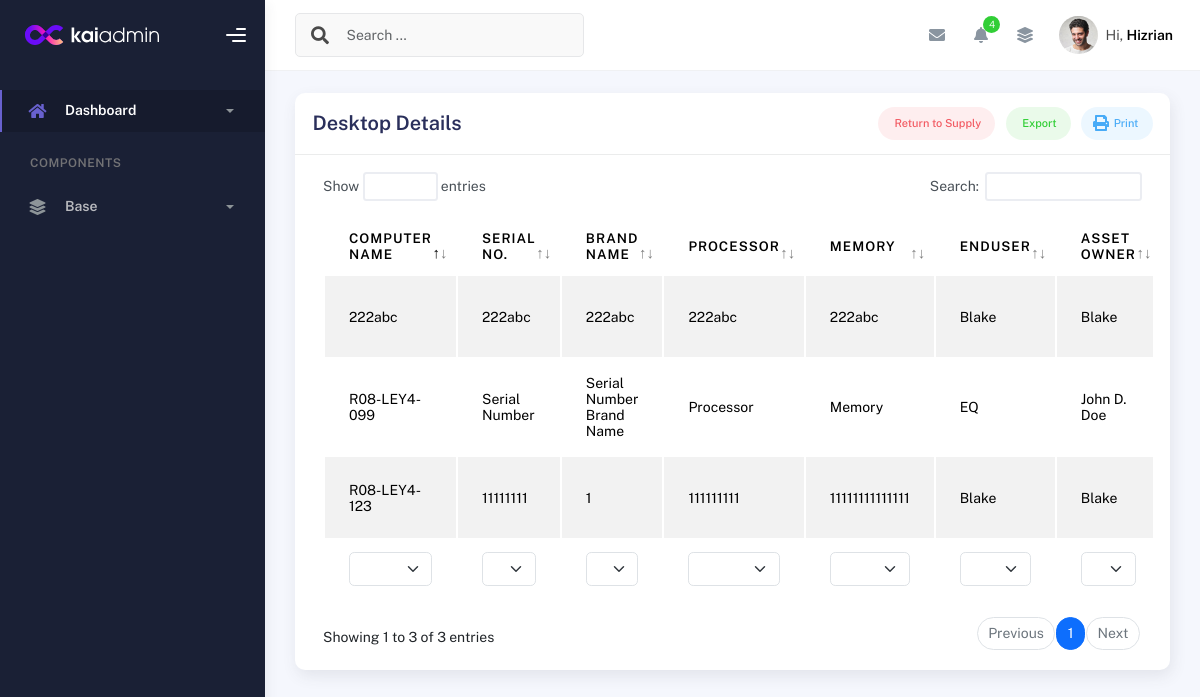
Page /desktop_details/ on the committed database.
### inventory/models.py (models this page shows, shortened)
class DesktopDetails(models.Model):
    id = models.IntegerField(primary_key=True)  # Allow manual assignment
    desktop_package = models.ForeignKey(Desktop_Package, related_name='desktop_details', on_delete=models.CASCADE)
    serial_no = models.CharField(max_length=255)
    computer_name = models.CharField(max_length=255, unique=True, null=True)
    brand_name = models.CharField(max_length=255)
    model = models.CharField(max_length=255, null=True)
    processor = models.CharField(max_length=33, null=True)
    memory = models.CharField(max_length=100, null=True)
    drive = models.CharField(max_length=332, null=True)
    asset_owner = models.CharField(max_length=255, null=True)
    desktop_Graphics = models.CharField(max_length=100, blank=True, null=True)
    desktop_Graphics_Size = models.CharField(max_length=100, blank=True, null=True)
    desktop_OS = models.CharField(max_length=100, blank=True, null=True)
    desktop_Office = models.CharField(max_length=100, blank=True, null=True)
    desktop_OS_keys = models.CharField(max_length=100, blank=True, null=True)
    desktop_Office_keys = models.CharField(max_length=100, blank=True, null=True)
    is_disposed = models.BooleanField(default=False)  # To indicate if the Desktop is disposed
    created_at = models.DateTimeField(default=timezone.now)  # Date when the desktop was added

class UserDetails(models.Model):
    id = models.IntegerField(primary_key=True)  # Allow manual assignment
    desktop_package_db = models.ForeignKey(Desktop_Package, related_name='user', on_delete=models.CASCADE, null=True)
    user_Asset_owner = models.CharField(max_length=100, blank=True, null=True)
    user_Asset_designation = models.CharField(max_length=100, blank=True, null=True)
    user_Asset_section = models.CharField(max_length=100, blank=True, null=True)
    user_Enduser = models.CharField(max_length=100, blank=True, null=True)
    user_Enduser_designation = models.CharField(max_length=100, blank=True, null=True)
    user_Enduser_section = models.CharField(max_length=100, blank=True, null=True)

### inventory/views.py (the view)
# urls.py: path('desktop_details/', views.desktop_package_base, name='desktop_details'),  # URL pattern for desktop details
def desktop_package_base(request):
    desktop_details = DesktopDetails.objects.all()
    desktops_with_items = []
    for desktop in desktop_details:
        keyboards = KeyboardDetails.objects.filter(desktop_package=desktop.desktop_package, is_disposed=False)
        user = UserDetails.objects.filter(desktop_package_db=desktop.desktop_package)
        desktops_with_items.append({
            'desktop': desktop,
            'keyboards': keyboards,  # This can have multiple entries per desktop
            'user': user
        })
    return render(request, 'desktop_details.html', {
        'desktops_with_items': desktops_with_items,
    })

### templates/desktop_details.html (shortened to what this page needs)
{% extends 'base.html' %}
{% block content %}
<div class="container">
  <div class="page-inner">
    <div class="row">
      <div class="col-md-12">
        <div class="card">
          <div class="card-header">
            <div class="card-head-row">
              <h4 class="card-title">Desktop Details</h4>
              <div class="card-tools">
                <a href="#" class="btn btn-label-danger btn-round btn-sm me-2">
                  Return to Supply
                </a>
                <a href="#" class="btn btn-label-success btn-round btn-sm me-2">
                  Export
                </a>
                <a href="#" class="btn btn-label-info btn-round btn-sm">
                  Print
                </a>
              </div>
            </div>
          </div>
          <div class="card-body">
            <div class="table-responsive">
              <table id="multi-filter-select" class="display table table-striped table-hover">
                <thead>
                  <tr>
                    <th>Computer Name</th>
                    <th>Serial No.</th>
                    <th>Brand Name</th>
                    <th>Processor</th>
                    <th>Memory</th>
                    <th>Enduser</th>
                    <th>Asset Owner</th>
                  </tr>
                </thead>
                <tfoot>
                  <tr>
                    <th>Computer Name</th>
                    <th>Serial No.</th>
                    <th>Model</th>
                    <th>Processor</th>
                    <th>Memory</th>
                    <th>Enduser</th>
                    <th>Asset Owner</th>
                  </tr>
                </tfoot>
                <tbody>
                  <tr>{% for item in desktops_with_items %}
                    <td>{{ item.desktop.computer_name }}</td>
                    <td>{{ item.desktop.serial_no }}</td>
                    <td>{{ item.desktop.brand_name }}</td>
                    <td>{{ item.desktop.processor }}</td>
                    <td>{{ item.desktop.memory }}</td>
                    <td>
                      {% for userx in item.user %}
                          {{ userx.user_Enduser }}<br>
                      {% endfor %}
                  </td>
                    <td>
                      {% for userx in item.user %}
                          {{ userx.user_Asset_owner }}<br>
                      {% endfor %}
                  </td>
                  </tr>
                  {% endfor %}
                </tbody>
              </table>
            </div>
          </div>
        </div>
      </div>
    </div>
  </div>
</div>
{% endblock %}

### rows in the picture
DesktopDetails: desktop.computer_name "R08-LEY4-123", desktop.serial_no "11111111", desktop.brand_name "1", desktop.processor "111111111", desktop.memory "11111111111111"
UserDetails: user_Enduser "Blake", user_Asset_owner "Blake"
DesktopDetails: desktop.computer_name "222abc", desktop.serial_no "222abc", desktop.brand_name "222abc", desktop.processor "222abc", desktop.memory "222abc"
UserDetails: user_Enduser "Blake", user_Asset_owner "Blake"
DesktopDetails: desktop.computer_name "R08-LEY4-099", desktop.serial_no "Serial Number", desktop.brand_name "Serial Number Brand Name", desktop.processor "Processor", desktop.memory "Memory"
UserDetails: user_Enduser "EQ", user_Asset_owner "John D. Doe"
